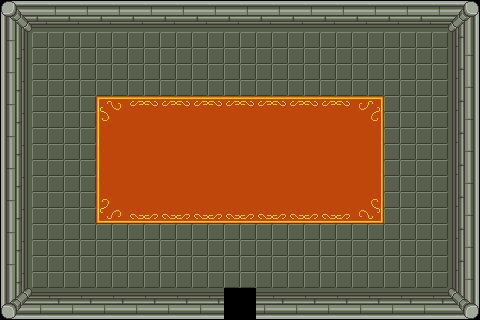

This game map was drawn from its Tiled (.tmx) file and the tilesets committed beside it. A one-line description and the full map source follow:
An orthogonal 15x10 tile map with 32x32 px tiles, 2 tile layers (Ground, items).

<map version="1.2" tiledversion="1.3.5" orientation="orthogonal" renderorder="left-up" width="15" height="10" tilewidth="32" tileheight="32" infinite="0" backgroundcolor="#000000" nextlayerid="5" nextobjectid="12">
 <tileset firstgid="1" source="../sprite/ff.tsx" />
 <layer id="1" name="Ground" width="15" height="10">
  <data encoding="csv">
1,2,2,2,2,2,2,2,2,2,2,2,2,2,3,
8,9,9,9,9,9,9,9,9,9,9,9,9,9,10,
8,9,9,9,9,9,9,9,9,9,9,9,9,9,10,
8,9,9,18,19,19,19,19,19,19,19,20,9,9,10,
8,9,9,25,26,26,26,26,26,26,26,27,9,9,10,
8,9,9,25,26,26,26,26,26,26,26,27,9,9,10,
8,9,9,32,33,33,33,33,33,33,33,34,9,9,10,
8,9,9,9,9,9,9,9,9,9,9,9,9,9,10,
8,9,9,9,9,9,9,9,9,9,9,9,9,9,10,
15,16,16,16,16,16,16,28,16,16,16,16,16,16,17
</data>
 </layer>
 <layer id="2" name="items" width="15" height="10">
  <data encoding="csv">
0,0,0,0,0,0,0,0,0,0,0,0,0,0,0,
0,0,0,0,0,0,0,0,0,0,0,0,0,0,0,
0,0,0,0,0,0,0,0,0,0,0,0,0,0,0,
0,0,0,0,0,0,0,0,0,0,0,0,0,0,0,
0,0,0,0,0,0,0,0,0,0,0,0,0,0,0,
0,0,0,0,0,0,0,0,0,0,0,0,0,0,0,
0,0,0,0,0,0,0,0,0,0,0,0,0,0,0,
0,0,0,0,0,0,0,0,0,0,0,0,0,0,0,
0,0,0,0,0,0,0,0,0,0,0,0,0,0,0,
0,0,0,0,0,0,0,0,0,0,0,0,0,0,0
</data>
 </layer>
 <objectgroup id="4" name="collision" />
</map>
